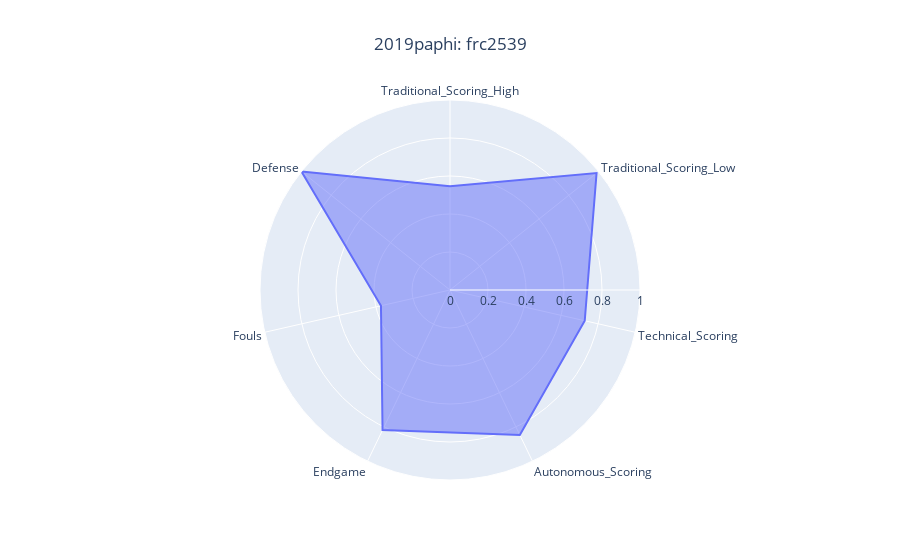
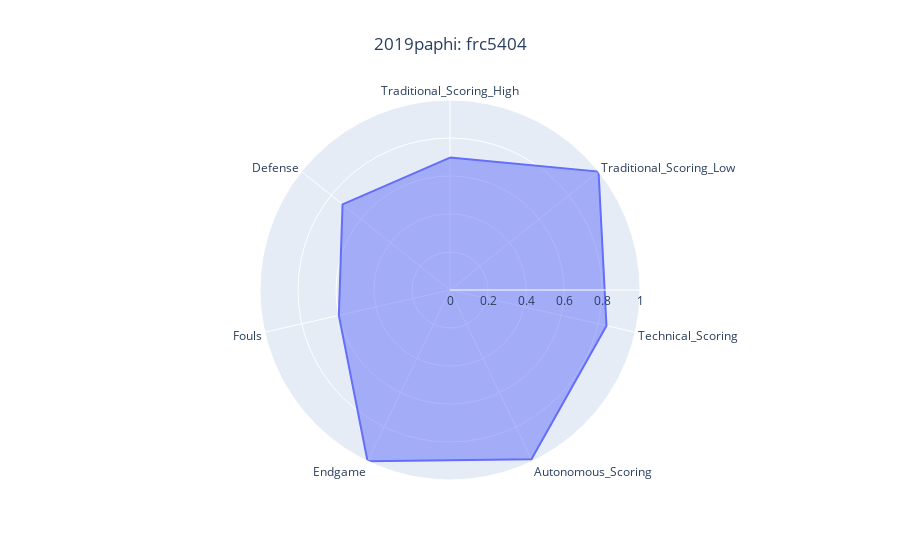
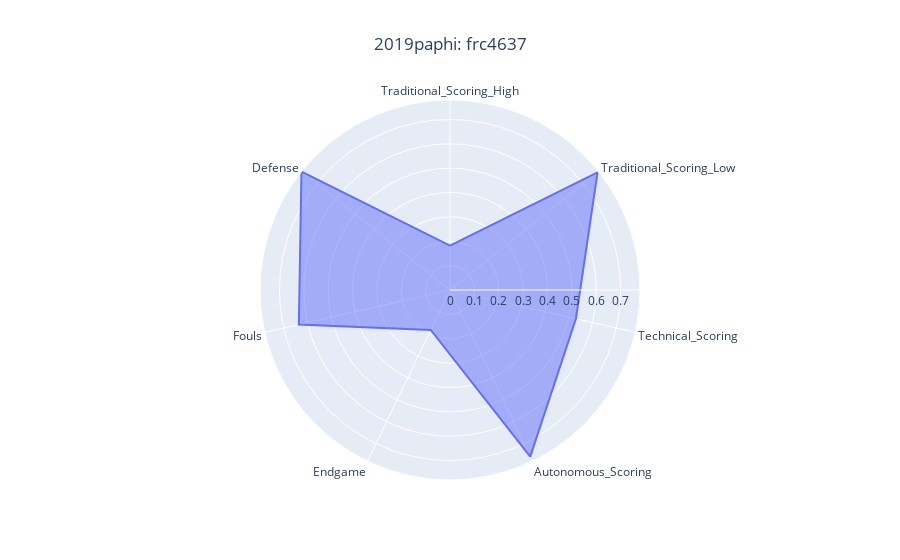
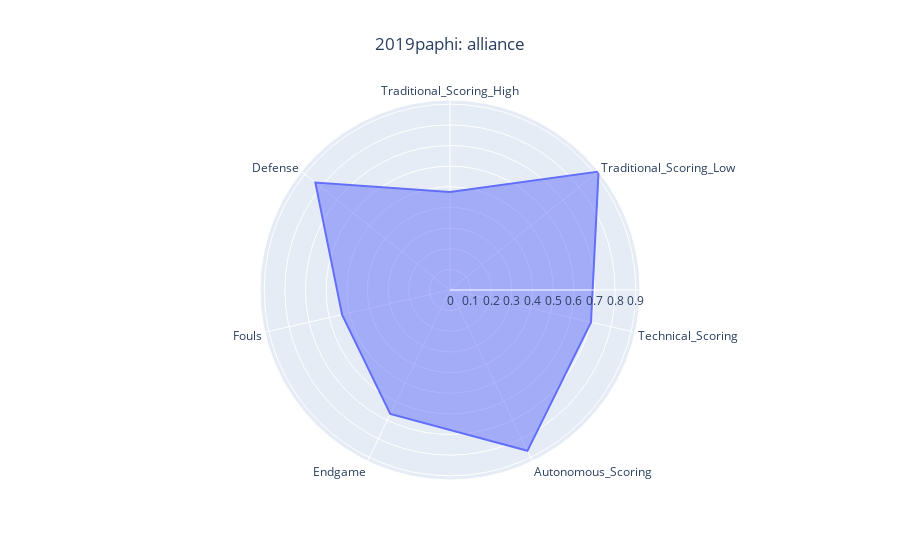

Notebook cell for these charts, in order:
### Code cell
teams = optimized_alliances[0]
alliance = pd.DataFrame([[0,0,0,0,0,0,0]], columns = comp_plot.columns)
alliance['alliance'] = 'alliance'
for team in teams:
    df = pd.DataFrame(comp_plot.loc[team].T)
    df['theta'] = df.index
    fig = px.line_polar(df, r=team, theta='theta', line_close=True, title = competition + ': ' + df.columns[0])
    fig.update_traces(fill='toself')
    fig.update_layout(title_x=0.5)
    fig.show()
    
    for col in comp_plot.columns:
        alliance[col] += comp_plot.loc[team][col]
for col in alliance.columns:
    if col != 'alliance':
        alliance[col] = alliance[col]/3

alliance = alliance.set_index('alliance')
df = pd.DataFrame(alliance.loc['alliance'].T)
df['theta'] = df.index
fig = px.line_polar(df, r='alliance', theta='theta', line_close=True, title = competition + ': ' + df.columns[0])
fig.update_traces(fill='toself')
fig.update_layout(title_x=0.5)
fig.show()

### Figure 1 — Plotly figure (JSON) as saved in the notebook; plotly's stock layout.template omitted (floating-point values rounded to 4 significant figures)
{"data": [{"fill": "toself", "hovertemplate": "frc2539=%{r}<br>theta=%{theta}<extra></extra>", "legendgroup": "", "line": {"color": "#636efa", "dash": "solid"}, "marker": {"symbol": "circle"}, "mode": "lines", "name": "", "r": [0.5455, 0.9867, 0.7274, 0.8471, 0.8182, 0.3727, 1, 0.5455], "showlegend": false, "subplot": "polar", "theta": ["Traditional_Scoring_High", "Traditional_Scoring_Low", "Technical_Scoring", "Autonomous_Scoring", "Endgame", "Fouls", "Defense", "Traditional_Scoring_High"], "type": "scatterpolar"}], "layout": {"legend": {"tracegroupgap": 0}, "polar": {"angularaxis": {"direction": "clockwise", "rotation": 90}, "domain": {"x": [0, 1], "y": [0, 1]}}, "title": {"text": "2019paphi: frc2539", "x": 0.5}}}

### Figure 2 — Plotly figure (JSON) as saved in the notebook; plotly's stock layout.template omitted (floating-point values rounded to 4 significant figures)
{"data": [{"fill": "toself", "hovertemplate": "frc5404=%{r}<br>theta=%{theta}<extra></extra>", "legendgroup": "", "line": {"color": "#636efa", "dash": "solid"}, "marker": {"symbol": "circle"}, "mode": "lines", "name": "", "r": [0.697, 1, 0.8448, 0.9882, 1, 0.6, 0.7233, 0.697], "showlegend": false, "subplot": "polar", "theta": ["Traditional_Scoring_High", "Traditional_Scoring_Low", "Technical_Scoring", "Autonomous_Scoring", "Endgame", "Fouls", "Defense", "Traditional_Scoring_High"], "type": "scatterpolar"}], "layout": {"legend": {"tracegroupgap": 0}, "polar": {"angularaxis": {"direction": "clockwise", "rotation": 90}, "domain": {"x": [0, 1], "y": [0, 1]}}, "title": {"text": "2019paphi: frc5404", "x": 0.5}}}

### Figure 3 — Plotly figure (JSON) as saved in the notebook; plotly's stock layout.template omitted (floating-point values rounded to 4 significant figures)
{"data": [{"fill": "toself", "hovertemplate": "frc4637=%{r}<br>theta=%{theta}<extra></extra>", "legendgroup": "", "line": {"color": "#636efa", "dash": "solid"}, "marker": {"symbol": "circle"}, "mode": "lines", "name": "", "r": [0.1818, 0.7746, 0.5302, 0.7588, 0.1818, 0.6364, 0.7798, 0.1818], "showlegend": false, "subplot": "polar", "theta": ["Traditional_Scoring_High", "Traditional_Scoring_Low", "Technical_Scoring", "Autonomous_Scoring", "Endgame", "Fouls", "Defense", "Traditional_Scoring_High"], "type": "scatterpolar"}], "layout": {"legend": {"tracegroupgap": 0}, "polar": {"angularaxis": {"direction": "clockwise", "rotation": 90}, "domain": {"x": [0, 1], "y": [0, 1]}}, "title": {"text": "2019paphi: frc4637", "x": 0.5}}}

### Figure 4 — Plotly figure (JSON) as saved in the notebook; plotly's stock layout.template omitted (floating-point values rounded to 4 significant figures)
{"data": [{"fill": "toself", "hovertemplate": "alliance=%{r}<br>theta=%{theta}<extra></extra>", "legendgroup": "", "line": {"color": "#636efa", "dash": "solid"}, "marker": {"symbol": "circle"}, "mode": "lines", "name": "", "r": [0.4747, 0.9204, 0.7008, 0.8647, 0.6667, 0.5364, 0.8344, 0.4747], "showlegend": false, "subplot": "polar", "theta": ["Traditional_Scoring_High", "Traditional_Scoring_Low", "Technical_Scoring", "Autonomous_Scoring", "Endgame", "Fouls", "Defense", "Traditional_Scoring_High"], "type": "scatterpolar"}], "layout": {"legend": {"tracegroupgap": 0}, "polar": {"angularaxis": {"direction": "clockwise", "rotation": 90}, "domain": {"x": [0, 1], "y": [0, 1]}}, "title": {"text": "2019paphi: alliance", "x": 0.5}}}
